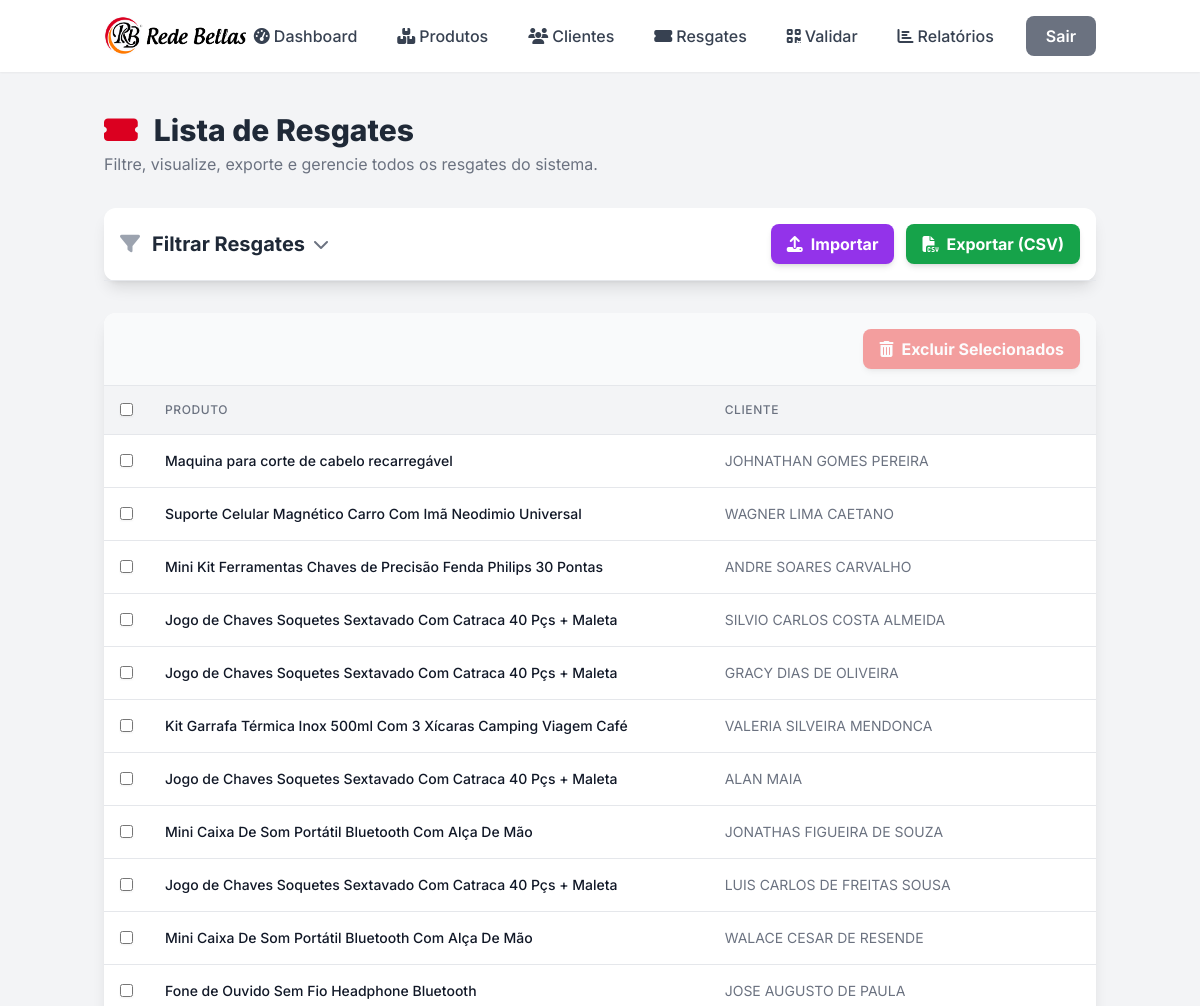
Before: /resgates/ (signed in, upper part) with the older database file.
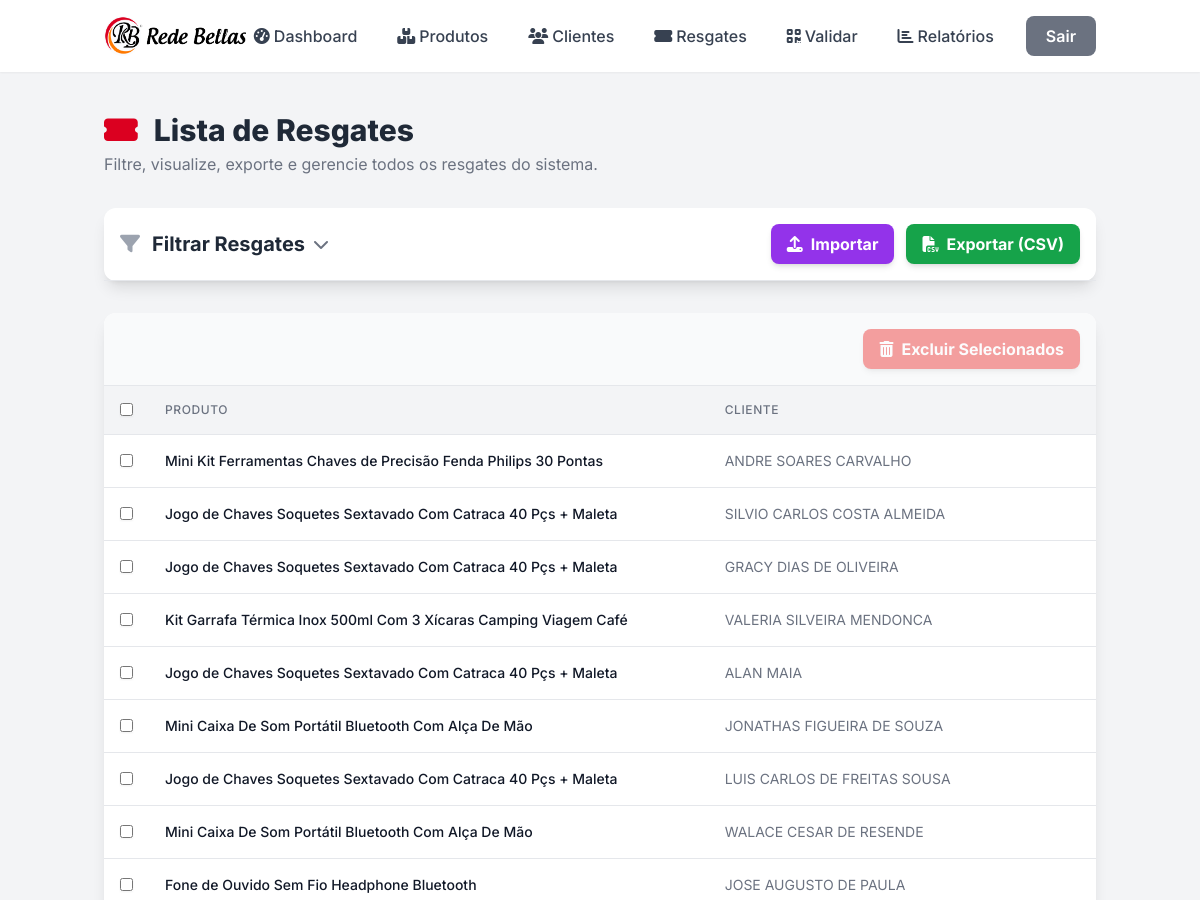
After: the same page with the newer database file.
### core/models.py (models this page shows, shortened)
class Resgate(models.Model):
    STATUS_CHOICES = [
        ("GERADO", "Gerado"),
        ("RESGATADO", "Resgatado"),
        ("VENCIDO", "Vencido"),
        ("CANCELADO", "Cancelado"),
    ]
    produto = models.ForeignKey(
        Produto,
        on_delete=models.PROTECT,
        related_name="resgates",
        verbose_name="Produto",
    )
    cliente = models.ForeignKey(
        Cliente,
        on_delete=models.PROTECT,
        related_name="resgates",
        verbose_name="Cliente",
    )
    posto_resgate = models.ForeignKey(
        Posto,
        on_delete=models.PROTECT,
        related_name="resgates",
        verbose_name="Posto de Resgate",
    )
    tipo_resgate = models.CharField(
        max_length=255,
        default="Resgate em estabelecimentos escolhidos (estoque próprio)",
        verbose_name="Tipo de Resgate",
    )
    gerado_em = models.DateTimeField(default=timezone.now, verbose_name="Gerado Em")
    vencimento = models.DateTimeField(verbose_name="Vencimento")
    quantidade = models.PositiveIntegerField(default=1, verbose_name="Quantidade")
    status = models.CharField(
        max_length=10, choices=STATUS_CHOICES, default="GERADO", verbose_name="Situação"
    )
    pontos_totais_resgatados = models.PositiveIntegerField(
        editable=False,  # Não será editável diretamente no admin
        verbose_name="Total Resgatado (Pontos)",
    )
    codigo_rastreamento = models.CharField(
        max_length=32,
        unique=True,
        default=uuid.uuid4,  # Gera um UUID automaticamente
        verbose_name="Código de Rastreamento",
    )
    nome_recebedor = models.CharField(
        max_length=200,
        blank=True,
        null=True,
        verbose_name="Nome do Recebedor (na entrega)",
    )
    assinatura_recebedor = models.TextField(
        blank=True, null=True, verbose_name="Assinatura Recebedor (Base64/Imagem)"
    )  # Para futura implementação de captura de assinatura
    nome_motorista = models.CharField(
        max_length=200,
        blank=True,
        null=True,
        verbose_name="Nome do Motorista (na entrega)",
    )
    assinatura_motorista = models.TextField(
        blank=True, null=True, verbose_name="Assinatura Motorista (Base64/Imagem)"
    )  # Para futura implementação de captura de assinatura
    class Meta:
        verbose_name = "Resgate"
        verbose_name_plural = "Resgates"
        ordering = ["-gerado_em"]  # Ordena do mais novo para o mais antigo

class Produto(models.Model):
    nome = models.CharField(max_length=200)
    descricao = models.TextField(blank=True, null=True)
    pontos_necessarios = models.IntegerField(default=0)
    estoque = models.IntegerField(default=0)
    ativo = models.BooleanField(default=True)
    data_criacao = models.DateTimeField(auto_now_add=True)
    data_atualizacao = models.DateTimeField(auto_now=True)
    class Meta:
        verbose_name = "Produto"
        verbose_name_plural = "Produtos"
        ordering = ["nome"]
    def __str__(self):
        return self.nome

class Cliente(models.Model):
    nome_completo = models.CharField(max_length=255)
    cpf = models.CharField(max_length=14, unique=True, null=True, blank=True)
    telefone = models.CharField(max_length=20, blank=True, null=True)
    data_nascimento = models.DateField(blank=True, null=True)
    pontos = models.IntegerField(default=0)
    data_cadastro = models.DateTimeField(auto_now_add=True)
    data_ultima_atualizacao = models.DateTimeField(auto_now=True)
    observacao = models.TextField(
        blank=True,
        null=True,
        help_text="Observações adicionais sobre o cliente, como origem da criação.",
    )
    class Meta:
        verbose_name = "Cliente"
        verbose_name_plural = "Clientes"
        ordering = ["nome_completo"]

### core/views.py (the view, shortened to what this page needs)
# urls.py: path("", views.resgate_list, name="resgate_list"),
@login_required
def resgate_list(request):
    resgates_query = (
        Resgate.objects.all()
        .select_related("produto", "cliente", "posto_resgate")
        .order_by("-gerado_em")
    )
    filter_form = ResgateFilterForm(request.GET or None)
    context = {
        "resgates": resgates_query,
        "filter_form": filter_form,
        "title": "Lista de Resgates",
    }
    return render(request, "resgates/resgate_list.html", context)

### core/models.py (called while the page is built)
    def __str__(self):
        return self.nome

### core/templates/resgates/resgate_list.html (shortened to what the changed rows need)
{% load static %}
{% load widget_tweaks %}
<!DOCTYPE html>
<html lang="pt-br">
<head>
    <link rel="stylesheet" href="{% static 'css/output.css' %}">
    <link rel="stylesheet" href="https://cdnjs.cloudflare.com/ajax/libs/font-awesome/6.5.1/css/all.min.css">
</head>
<body class="bg-gray-100">
    <main class="container mx-auto px-4 py-10">
        <header class="mb-8 fade-in">
            <h1 class="text-3xl font-extrabold text-gray-800 flex items-center">
                <i class="fas fa-ticket-alt text-[#DB0020] mr-4"></i>
                {{ title|default:"Gerenciamento de Resgates" }}
            </h1>
        </header>
        <div class="bg-white rounded-xl shadow-lg mb-8 fade-in" style="animation-delay: 0.2s;">
            <div class="p-4 border-b border-gray-200 flex flex-wrap justify-between items-center gap-4">
                <div id="filterToggleHeader" class="flex items-center cursor-pointer group">
                    <h2 class="text-xl font-bold text-gray-800"><i class="fas fa-filter text-gray-400 mr-3"></i>Filtrar Resgates</h2>
                </div>
            </div>
        </div>
        <div class="bg-white rounded-xl shadow-lg overflow-hidden fade-in" style="animation-delay: 0.4s;">
            {% if resgates %}
                <form id="resgateDeleteForm" method="post" action="{% url 'resgate_delete_selected' %}">
                    <div>
                        <table class="w-full divide-y divide-gray-200">
                            <thead class="bg-gray-100">
                                <tr>
                                    <th class="px-4 py-3 text-center"><input type="checkbox" id="selectAllCheckbox" class="rounded border-gray-300 text-indigo-600 shadow-sm focus:ring-indigo-500"></th>
                                    <th class="px-4 py-3 text-left text-xs font-medium text-gray-500 uppercase tracking-wider">Produto</th>
                                    <th class="px-4 py-3 text-left text-xs font-medium text-gray-500 uppercase tracking-wider">Cliente</th>
                                </tr>
                            </thead>
                            <tbody class="bg-white divide-y divide-gray-200">
                                {% for resgate in resgates %}
                                    <tr class="hover:bg-gray-50 transition-colors duration-200">
                                        <td class="px-4 py-3 text-center"><input type="checkbox" name="resgate_ids" value="{{ resgate.id }}" class="resgate-checkbox rounded border-gray-300 text-indigo-600 shadow-sm focus:ring-indigo-500"></td>
                                        <td class="px-4 py-3 whitespace-nowrap text-sm font-medium text-gray-900">{{ resgate.produto.nome }}</td>
                                        <td class="px-4 py-3 whitespace-nowrap text-sm text-gray-500">{{ resgate.cliente.nome_completo }}</td>
                                    </tr>
                                {% endfor %}
                            </tbody>
                        </table>
                    </div>
                </form>
            {% endif %}
        </div>
    </main>
</body>
</html>

Changed rows visible on the page:
removed Resgate: produto.nome "Maquina para corte de cabelo recarregável", cliente.nome_completo "JOHNATHAN GOMES PEREIRA"
removed Resgate: produto.nome "Suporte Celular Magnético Carro Com Imã Neodimio Universal", cliente.nome_completo "WAGNER LIMA CAETANO"
